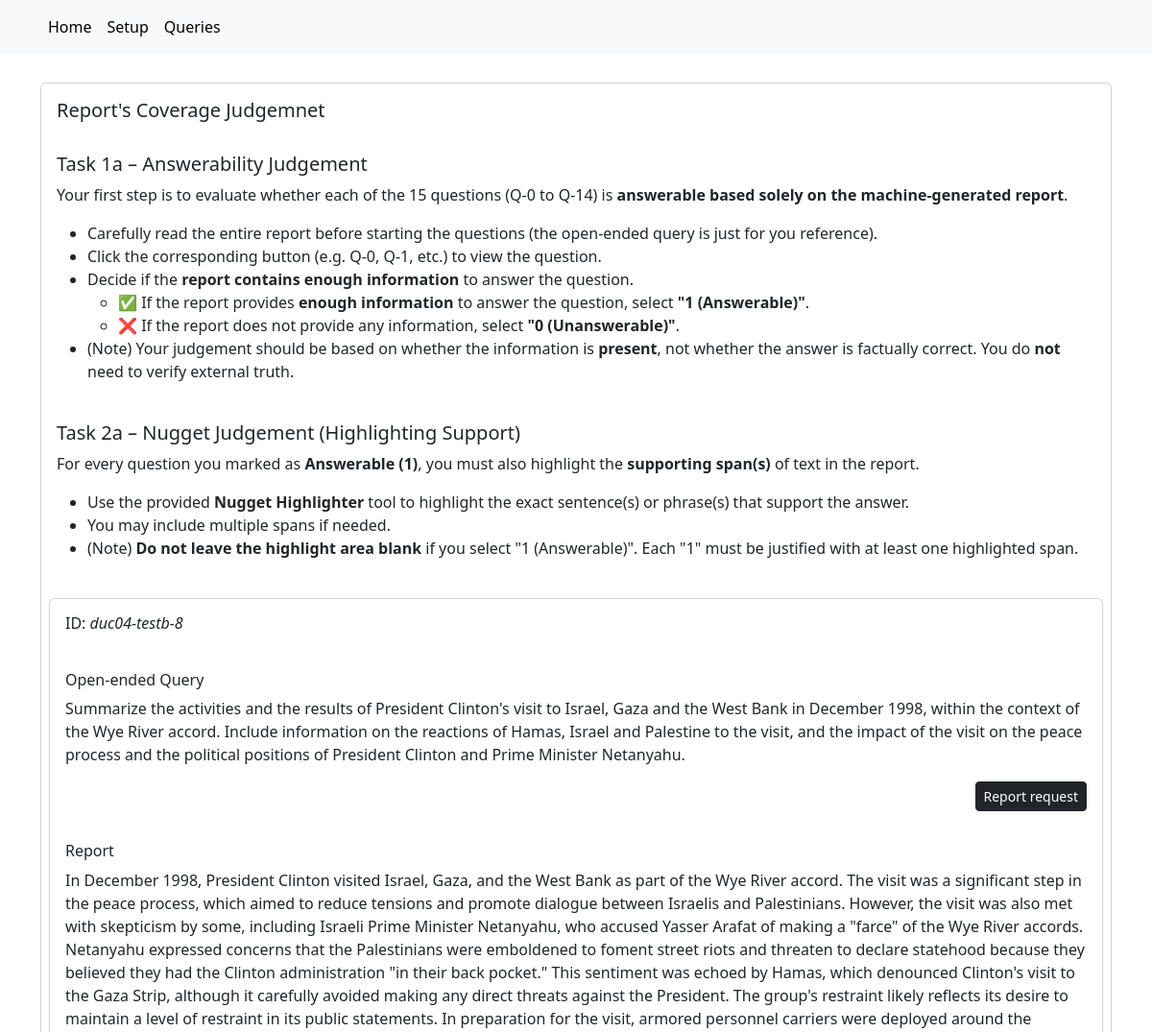
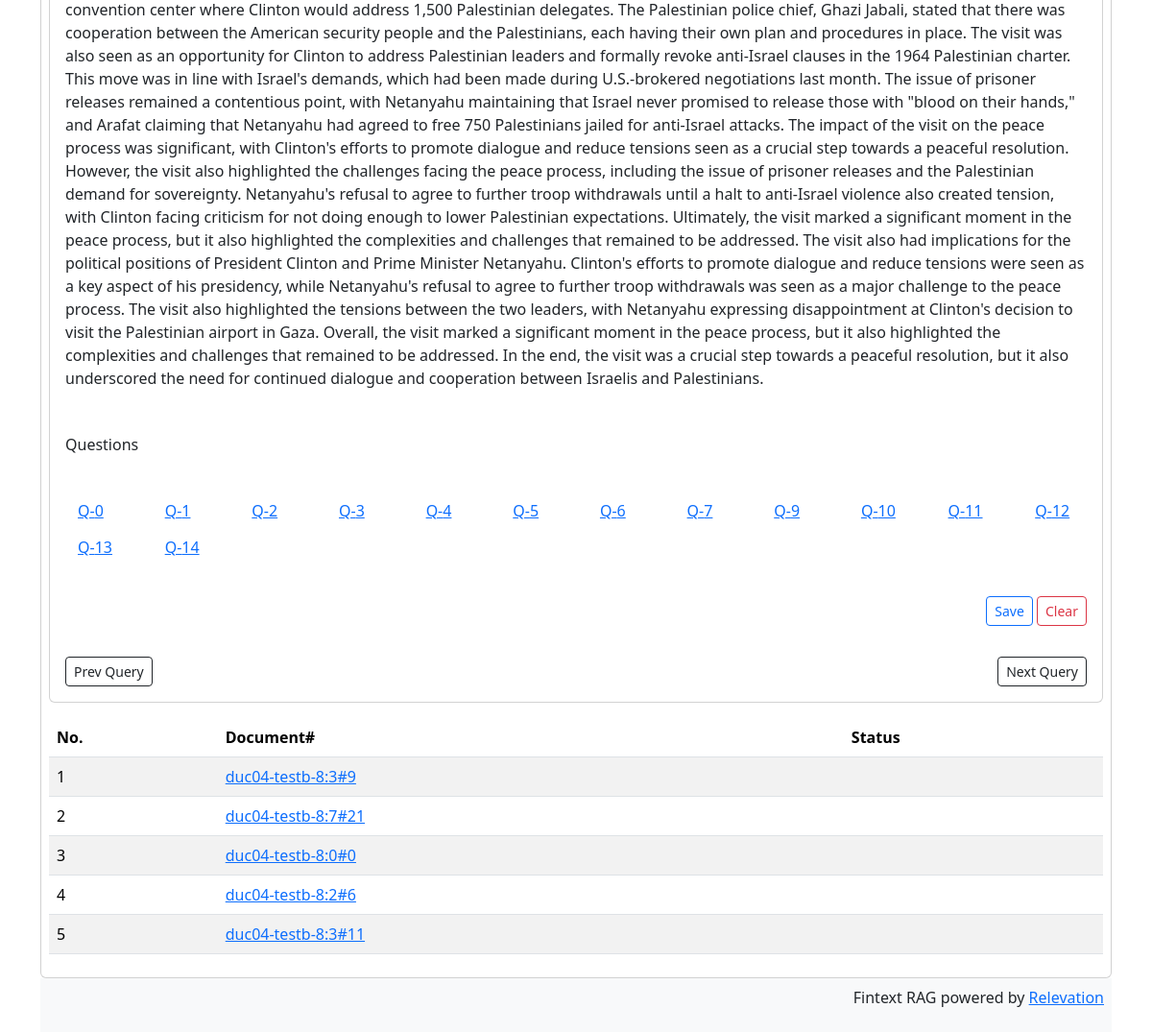
Screenshot of /query/duc04-testb-8/ with the database file from the repository (2 pictures, top to bottom).
### judgementapp/models.py (models this page shows, shortened)
class Query(models.Model):
    qId = models.CharField(max_length=100)
    text = models.CharField(max_length=300, default="NA")
    topic = models.JSONField(default={'1': 1})
    metadata = models.JSONField(default=default_query_metadata)
    questions = models.JSONField(default=default_query_questions)
    question_labels = models.JSONField(default=default_query_question_labels)
    reference = models.TextField()
    report = models.TextField()
    nuggets = models.JSONField(default=default_query_nuggets)

class Judgement(models.Model):
    labels = {-1: 'Unjudged', 0: 'Not relvant', 1: 'minimally relevant', 2:'limited relevant', 3:'partially relevant', 4:'mostly relevant', 5:'fully relevant'}
    query = models.ForeignKey(Query, on_delete=models.CASCADE)
    document = models.ForeignKey(Document, on_delete=models.CASCADE)
    comment = models.TextField(default="", null=True)
    relevances = models.JSONField(default=default_judgement_relevances)
    rationales = models.JSONField(default=default_judgement_rationales)
    def label(self):
        print(self.relevances.values())
        return " | ".join(self.labels[r] for r in self.relevances.values() if r != -1)

class Document(models.Model):
    docId = models.CharField(max_length=100)

### judgementapp/views.py (the view)
# urls.py: re_path(r'^query/(?P<qId>[A-Za-z0-9_\-\+\.]+)/$', views.query, name='query'),
def query(request, qId):
    query = Query.objects.get(qId=qId)
    judgements = Judgement.objects.filter(query=query.id)
    if "clear" in request.POST:
        for n, question in query.questions.items():
            query.nuggets[n] = ""
        for n, label in query.question_labels.items():
            query.question_labels[n] = 0
    else:
        if "csrfmiddlewaretoken" in request.POST:
            for n, question in query.questions.items():
                query.nuggets[n] = request.POST.getlist(f'nugget-{n}')[0]
            for n, label in query.question_labels.items():
                query.question_labels[n] = int(request.POST.getlist(f'qlabel-{n}')[0])
    query.save()
    query.length = len(query.text)
    prev = None
    try:
        prev = Query.objects.get(id=query.id-1)
    except:
        pass
    next = None
    try:
        next = Query.objects.get(id=query.id+1)
    except:
        pass
    return render(request, 'judgementapp/query.html',
            {'query': query, 'judgements': judgements,
             'prev': prev, 'next': next}
    )

### judgementapp/templatetags/custom_tags.py (called while the page is built)
@register.filter
def get_item(obj, key):
    return obj.get(key)

### judgementapp/templates/judgementapp/query.html (shortened to what this page needs)
{% extends "judgementapp/base.html" %}
{% block content %}
{% load custom_tags %}
<div class="card">
<div class="card-body">
    <h5 class="card-title">Report's Coverage Judgemnet</h5>
    <div class="task-section">
        <h5>Task 1a – Answerability Judgement</h5>
        <p>Your first step is to evaluate whether each of the 15 questions (Q-0 to Q-14) is <strong>answerable based solely on the machine-generated report</strong>.</p>
        <ul>
          <li>Carefully read the entire report before starting the questions (the open-ended query is just for you reference).</li>
          <li>Click the corresponding button (e.g. Q-0, Q-1, etc.) to view the question.</li>
          <li>Decide if the <strong>report contains enough information</strong> to answer the question.</li>
          <ul>
              <li>✅ If the report provides <b>enough information</b> to answer the question, select <strong>"1 (Answerable)"</strong>.</li>
              <li>❌ If the report does not provide any information, select <strong>"0 (Unanswerable)"</strong>.</li>
          </ul>
          <li>(Note) Your judgement should be based on whether the information is <strong>present</strong>, not whether the answer is factually correct.
              You do <strong>not</strong> need to verify external truth.</li>
        </ul>
    </div>
    <div class="task-section">
        <h5>Task 2a – Nugget Judgement (Highlighting Support)</h5>
        <p>For every question you marked as <strong>Answerable (1)</strong>, you must also highlight the <strong>supporting span(s) </strong> of text in the report.</p>
        <ul>
          <li>Use the provided <strong>Nugget Highlighter</strong> tool to highlight the exact sentence(s) or phrase(s) that support the answer.</li>
          <li>You may include multiple spans if needed.</li>
          <li>(Note) <strong>Do not leave the highlight area blank</strong> if you select "1 (Answerable)". Each "1" must be justified with at least one highlighted span.</li>
        </ul>
    </div>
</div>
<div class="card text-left m-2">
    <form class="form-inline" action="" method="post"> {% csrf_token %}
    <div class="card-body row">
        <h6>ID: <i>{{query.qId}}</i> </h6>
    </div>
    <div class="card-body row">
        <h6>Open-ended Query</h6>
        <p>{{ query.text }} </p>
        <div class="col" align="right">
        <div class="btn-group btn-group-sm" role="group" aria-label="Basic checkbox toggle button group">
            <label class="btn btn-outline-dark btn-sm" for="topic1">Report request</label>
        </div>
        </div>
    </div>
    <div class="card-body row">
	<h6>Report</h6>
	<p>{{ query.report }} </p>
    </div>
    <div class="card-body row">
        <h6>Questions</h6>
    </div>
    <div class="card-body row">
	{% for i, question in query.questions.items %}
            {% if query.questions|get_item:i %}
            <div class="col-1">
                <button type="button" class="btn btn-link" onclick="togglePanel('q{{ i }}')">Q-{{ i }}</button>
            </div>
            {% endif %}
	{% endfor %}
    </div>
    <div class="card-body row">
        <div class="col align-self-end" align="right">
            <div class="form-actions">
                <button type="submit" class="btn btn-outline-primary btn-sm">Save</button>
                <button type="submit" name="clear" value="1" class="btn btn-outline-danger btn-sm">Clear</button>
            </div>
        </div>
    </div>
    <div class="card-body row">
        <div class="col">
            {% if prev %}
            <a href="{% url 'query' qId=prev.qId%}" class="btn btn-outline-dark btn-sm">Prev Query</a>
            {% endif %}
        </div>
        <div class="col" align="right">
            {% if next %}
            <a href="{% url 'query' qId=next.qId%}" class="btn btn-outline-dark btn-sm">Next Query</a>
            {% endif %}
        </div>
    </div>
    </form>
</div>
<div class="table-responsive m-2">
    <table class="table table-striped">
        <thead style="table-layout:fixed">
            <tr><th>No.</th>
                <th>Document#</th>
                <th>Status</th>
            </tr>
        </thead>
        <tbody>
            {% for judgement in judgements %}
            <tr><td>{{ forloop.counter }}</td>
                <td><a href="{% url 'document' qId=query.qId docId=judgement.document.docId %}">{{ judgement.document.docId }}</a></td>
                <td style="color:
                            {% if judgement.relevance == 5 %} green {% endif %} "
                            >{{ judgement.label }}</td>
            </tr>
            {% endfor %}
        </tbody>
    </table>
</div>
</div>
{% endblock %}

### rows the page displays
Query: qId "duc04-testb-8", text "Summarize the activities and the results of President Clinton's visit to Israel, Gaza and the West Bank in December 1998, within the context of the Wye River accord. Include information on the reactions of Hamas, Israel and Palestine to the visit, and the impact of the visit on the peace process and the political positions of President Clinton and Prime Minister Netanyahu.", report "In December 1998, President Clinton visited Israel, Gaza, and the West Bank as part of the Wye River accord. The visit was a significant step in the peace process, which aimed to reduce tensions and promote dialogue between Israelis and Palestinians. However, the visit was also met with skepticism by some, including Israeli Prime Minister Netanyahu, who accused Yasser Arafat of making a \"farce\" of the Wye River accords. Netanyahu expressed concerns that the Palestinians were emboldened to foment street riots and threaten to declare statehood because they believed they had the Clinton administration \"in their back pocket.\" This sentiment was echoed by Hamas, which denounced Clinton's visit…"
Judgement: document.docId "duc04-testb-8:3#9"
Judgement: document.docId "duc04-testb-8:7#21"
Judgement: document.docId "duc04-testb-8:0#0"
Judgement: document.docId "duc04-testb-8:2#6"
Judgement: document.docId "duc04-testb-8:3#11"

### other values shown
{{ i }} "0" "1" "2" "3" "4" "5" "6" "7" "9" "10" "11" "12" "13" "14"
